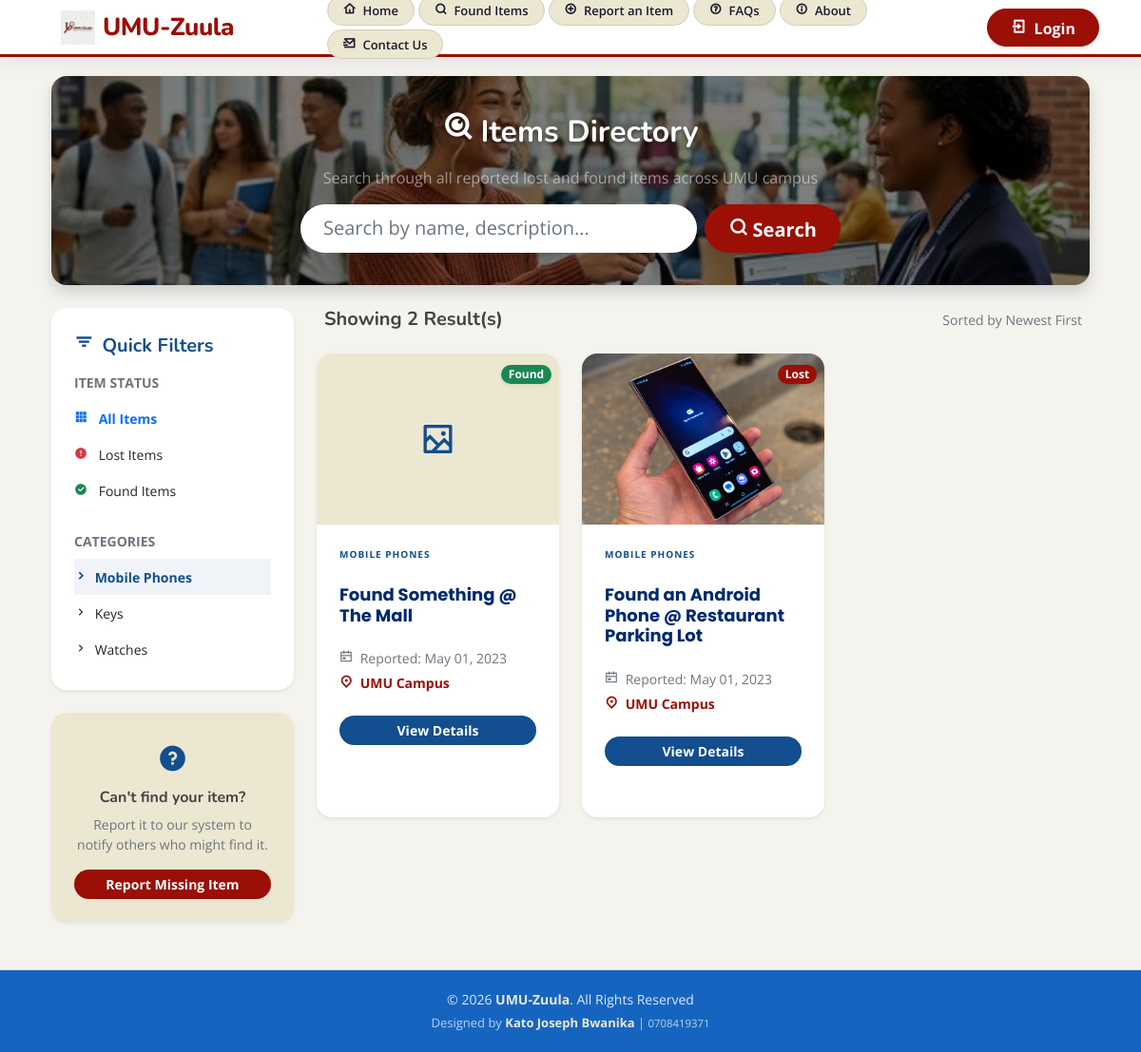
Screenshot of /?page=search&category=1 with the database file from the repository.
### tables this page shows
CREATE TABLE `category_list` (
  `id` bigint(30) NOT NULL,
  `name` text NOT NULL,
  `description` text NOT NULL,
  `status` tinyint(1) NOT NULL DEFAULT 1,
  `created_at` datetime NOT NULL DEFAULT current_timestamp(),
  `updated_at` datetime DEFAULT NULL ON UPDATE current_timestamp()
);

CREATE TABLE `item_list` (
  `id` bigint(30) NOT NULL,
  `category_id` bigint(30) NOT NULL,
  `fullname` text NOT NULL,
  `title` text NOT NULL,
  `description` text NOT NULL,
  `contact` text NOT NULL,
  `image_path` text DEFAULT NULL,
  `status` tinyint(1) NOT NULL DEFAULT 0,
  `created_at` datetime NOT NULL DEFAULT current_timestamp(),
  `updated` datetime DEFAULT NULL ON UPDATE current_timestamp()
);

### search.php (called while the page is built)
<?php
include 'items.php';
?>

### classes/DBConnection.php (called while the page is built, shortened)
<?php
class DBConnection{
    private $host = DB_SERVER;
    private $username = DB_USERNAME;
    private $password = DB_PASSWORD;
    private $database = DB_NAME;
    public $conn;
    public $pdo;
    public function __construct(){
        if (!isset($this->conn)) {
            $this->conn = new mysqli($this->host, $this->username, $this->password, $this->database);
        }
        if (!isset($this->pdo)) {
            $dsn = "mysql:host={$this->host};dbname={$this->database};charset=utf8mb4";
            $options = [
                PDO::ATTR_ERRMODE            => PDO::ERRMODE_EXCEPTION,
                PDO::ATTR_DEFAULT_FETCH_MODE => PDO::FETCH_ASSOC,
                PDO::ATTR_EMULATE_PREPARES   => false,
            ];
            try {
                $this->pdo = new PDO($dsn, $this->username, $this->password, $options);
            } catch (\PDOException $e) {
                throw new \PDOException($e->getMessage(), (int)$e->getCode());
            }
        }
    }
}
?>

### config.php (called while the page is built, shortened)
<?php
require_once('classes/DBConnection.php');
require_once('classes/SystemSettings.php');
function validate_image($file){
    global $_settings;
	if(!empty($file)){
        $ex = explode("?",$file);
        $file = $ex[0];
        $ts = isset($ex[1]) ? "?".$ex[1] : '';
		if(is_file(base_app.$file)){
			return base_url.$file.$ts;
		}else{
			return base_url.($_settings->info('logo'));
		}
	}else{
		return base_url.($_settings->info('logo'));
	}
}
?>

### items.php (the view, shortened to what this page needs)
<?php
require_once('classes/DBConnection.php');
$db = new DBConnection();
$q = $_GET['q'] ?? '';
$cat_id = $_GET['category'] ?? '';
$status_filter = $_GET['status'] ?? '';
$sql = "SELECT i.*, c.name as category_name FROM item_list i LEFT JOIN category_list c ON i.category_id = c.id WHERE i.status IN (1,2)";
$params = [];
if($cat_id !== '') {
    $sql .= " AND i.category_id = :cat_id";
    $params[':cat_id'] = $cat_id;
}
$sql .= " ORDER BY i.created_at DESC";
$stmt = $db->pdo->prepare($sql);
$stmt->execute($params);
$items = $stmt->fetchAll();
$categories = $db->pdo->query("SELECT * FROM category_list WHERE status = 1")->fetchAll();
?>
<div class="rounded-4 shadow overflow-hidden mb-4" style="position:relative;">
    <img src="<?= base_url ?>uploads/hero_banner.png" alt="UMU-Zuula Lost & Found" class="w-100" style="height:220px; object-fit:cover; filter:brightness(0.5);">
    <div style="position:absolute; top:0; left:0; right:0; bottom:0; display:flex; flex-direction:column; align-items:center; justify-content:center;">
        <h2 class="fw-bold text-white mb-3 text-shadow"><i class="ri-search-eye-line me-2"></i>Items Directory</h2>
        <p class="text-white-50 mb-3">Search through all reported lost and found items across UMU campus</p>
        <form action="./" method="GET" class="d-flex justify-content-center px-3" style="width: 100%; max-width: 600px;">
            <input type="text" name="q" class="form-control form-control-lg border-0 shadow-sm me-2 rounded-pill px-4" placeholder="Search by name, description..." value="<?= htmlspecialchars($q) ?>">
            <button type="submit" class="btn btn-lg fw-bold shadow-sm px-4 rounded-pill" style="background:#9B0F06; color:#fff; white-space:nowrap;"><i class="ri-search-line"></i> Search</button>
        </form>
    </div>
</div>
<div class="row g-4">
    <div class="col-lg-3">
        <div class="card border-0 shadow-sm rounded-4 mb-4">
            <div class="card-body p-4">
                <h5 class="fw-bold mb-3" style="color:#134E8E;"><i class="ri-filter-3-line me-1"></i> Quick Filters</h5>
                <div class="mb-4">
                    <label class="small fw-bold text-muted text-uppercase mb-2 d-block">Item Status</label>
                    <div class="list-group list-group-flush border-0">
                        <a href="./?page=items&status=<?= $status_filter == '' ? '' : '' ?>&q=<?= $q ?>&category=<?= $cat_id ?>" class="list-group-item list-group-item-action border-0 px-0 d-flex justify-content-between align-items-center <?= $status_filter == '' ? 'fw-bold text-primary' : '' ?>">
                            <span><i class="ri-grid-fill me-2"></i> All Items</span>
                        </a>
                        <a href="./?page=items&status=1&q=<?= $q ?>&category=<?= $cat_id ?>" class="list-group-item list-group-item-action border-0 px-0 d-flex justify-content-between align-items-center <?= $status_filter == '1' ? 'fw-bold text-danger' : '' ?>">
                            <span><i class="ri-error-warning-fill me-2 text-danger"></i> Lost Items</span>
                        </a>
                        <a href="./?page=items&status=2&q=<?= $q ?>&category=<?= $cat_id ?>" class="list-group-item list-group-item-action border-0 px-0 d-flex justify-content-between align-items-center <?= $status_filter == '2' ? 'fw-bold text-success' : '' ?>">
                            <span><i class="ri-checkbox-circle-fill me-2 text-success"></i> Found Items</span>
                        </a>
                    </div>
                </div>
                <div class="mb-0">
                    <label class="small fw-bold text-muted text-uppercase mb-2 d-block">Categories</label>
                    <div class="list-group list-group-flush border-0">
                        <?php foreach($categories as $cat): ?>
                        <a href="./?page=items&category=<?= $cat['id'] ?>&q=<?= $q ?>&status=<?= $status_filter ?>" class="list-group-item list-group-item-action border-0 px-0 <?= $cat_id == $cat['id'] ? 'fw-bold text-primary active-cat' : '' ?>">
                            <i class="ri-arrow-right-s-line me-1"></i> <?= htmlspecialchars($cat['name']) ?>
                        </a>
                        <?php endforeach; ?>
                    </div>
                </div>
            </div>
        </div>
        <div class="card border-0 shadow-sm rounded-4 overflow-hidden" style="background:#ECE7D1;">
            <div class="card-body p-4 text-center">
                <i class="ri-question-fill fs-2 mb-2 d-block" style="color:#134E8E;"></i>
                <h6 class="fw-bold mb-2">Can't find your item?</h6>
                <p class="small text-muted mb-3">Report it to our system to notify others who might find it.</p>
                <a href="./?page=found" class="btn btn-sm w-100 rounded-pill fw-bold" style="background:#9B0F06; color:#fff;">Report Missing Item</a>
            </div>
        </div>
    </div>
    <div class="col-lg-9">
        <?php if(empty($items)): ?>
            <div class="card border-0 shadow-sm rounded-4 text-center py-5">
                <div class="card-body">
                    <div class="mb-4">
                        <div class="rounded-circle d-inline-flex align-items-center justify-content-center" style="width:80px; height:80px; background:#ECE7D1;">
                            <i class="ri-search-line fs-1" style="color:#9B0F06;"></i>
                        </div>
                    </div>
                    <h4 class="fw-bold">No items found matching your filter</h4>
                    <p class="text-muted mb-4 px-lg-5">Try adjusting your keywords or switching filters to find what you are looking for.</p>
                    <a href="./?page=items" class="btn rounded-pill px-4 fw-bold" style="background:#134E8E; color:#fff;">View All Items</a>
                </div>
            </div>
        <?php else: ?>
            <div class="d-flex justify-content-between align-items-center mb-4 px-2">
                <h5 class="fw-bold mb-0">Showing <?= count($items) ?> Result(s)</h5>
                <div class="small text-muted">Sorted by Newest First</div>
            </div>
            <div class="row row-cols-1 row-cols-sm-2 row-cols-md-2 row-cols-lg-3 g-4">
                <?php foreach($items as $item): ?>
                <div class="col">
                    <div class="card h-100 border-0 shadow-sm rounded-4 overflow-hidden item-card">
                        <div class="position-relative">
                            <?php if(!empty($item['image_path'])): ?>
                                <img src="<?= validate_image($item['image_path']) ?>" class="card-img-top" alt="<?= htmlspecialchars($item['title']) ?>" style="height:180px; object-fit:cover;">
                            <?php else: ?>
                                <div class="d-flex align-items-center justify-content-center" style="height:180px; background:#ECE7D1;">
                                    <i class="ri-image-2-line fs-1" style="color:#134E8E;"></i>
                                </div>
                            <?php endif; ?>
                            <div class="position-absolute top-0 end-0 p-2">
                                <span class="badge rounded-pill shadow-sm <?= $item['status'] == 1 ? 'bg-danger' : 'bg-success' ?>">
                                    <?= $item['status'] == 1 ? 'Lost' : 'Found' ?>
                                </span>
                            </div>
                        </div>
                        <div class="card-body p-4">
                            <span class="fw-bold x-small text-uppercase mb-1 d-block" style="color:#134E8E; letter-spacing:1px; font-size:10px;"><?= htmlspecialchars($item['category_name']) ?></span>
                            <h6 class="card-title fw-bold mb-2"><?= htmlspecialchars($item['title']) ?></h6>
                            <div class="mb-3">
                                <small class="text-muted d-block mb-1"><i class="ri-calendar-event-line me-1"></i> Reported: <?= date("M d, Y", strtotime($item['created_at'])) ?></small>
                                <small class="d-block mb-0 fw-bold" style="color:#9B0F06;"><i class="ri-map-pin-2-line me-1"></i> <?= htmlspecialchars($item['pickup_location'] ?? 'UMU Campus') ?></small>
                            </div>
                            <a href="./?page=item_detail&id=<?= $item['id'] ?>" class="btn btn-sm w-100 rounded-pill fw-bold mt-2" style="background:#134E8E; color:#fff;">View Details</a>
                        </div>
                    </div>
                </div>
                <?php endforeach; ?>
            </div>
        <?php endif; ?>
    </div>
</div>

### assets/css/style.css (style rules this page uses)
:root { scroll-behavior: smooth; }
body { font-family: "Open Sans", sans-serif; background: #f6f9ff; color: #444444; }
a { color: #4154f1; text-decoration: none; }
h1, h2, h3, h4, h5, h6 { font-family: "Nunito", sans-serif; }
.card { margin-bottom: 30px; border: none; border-radius: 5px; box-shadow: 0px 0 30px rgba(1, 41, 112, 0.1); }
.card-title { padding: 20px 0 15px 0; font-size: 18px; font-weight: 500; color: #012970; font-family: "Poppins", sans-serif; }
.card-body { padding: 0 20px 20px 20px; }

### assets/css/custom.css (style rules this page uses)
:root { --zuula-primary: #9B0F06; --zuula-secondary: #134E8E; --zuula-accent: #ECE7D1; --zuula-dark: #1a1a2e; --zuula-text: #2d2d2d; }
.card { border: none !important; border-radius: 16px !important; overflow: hidden; transition: transform 0.3s ease, box-shadow 0.3s ease; }
body { background-color: #f5f3ee !important; }
.badge.bg-danger { background: var(--zuula-primary) !important; }
.badge.bg-success { background: #198754 !important; }
.card { animation: fadeInUp 0.5s ease-out; }

### items.php (style rules this page uses)
.active-cat { color: #134E8E !important; background: #f0f4f8; }
.item-card { transition: all 0.3s ease; }
.text-shadow { text-shadow: 0 2px 4px rgba(0,0,0,0.5); }
.list-group-item { font-size: 14px; }

### rows the page displays
category_list: name "Mobile Phones"
category_list: name "Keys"
category_list: name "Watches"
item_list: status "Found", category.name "MOBILE PHONES", title "Found Something @ The Mall", created_at "May 01, 2023", pickup_location "UMU Campus"
item_list: image_path (picture), status "Lost", category.name "MOBILE PHONES", title "Found an Android Phone @ Restaurant Parking Lot", created_at "May 01, 2023", pickup_location "UMU Campus"

### other values shown
$_settings->info('short_name') "UMU-Zuula"
count($items) "2"
